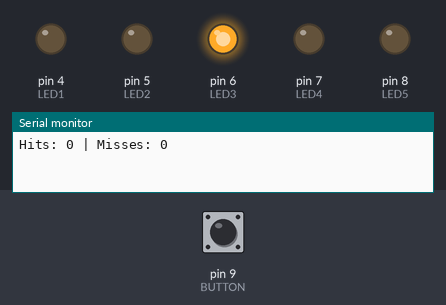
Bench run of a sketch on a simulated Arduino Uno, built with avr-gcc and run on an emulated ATmega328P. Parts: output pins drawn as LEDs (lit = HIGH), the last lines printed to the serial monitor. Inputs (shaded band) come from the test bench; at power-on: pin 9 (BUTTON) HIGH. Random numbers use the default seed unless the sketch sets one.

Above: at 1.25 s.
1.3 s: pin 9 (BUTTON) pulled LOW for 0.15 s
At 2.9 s:
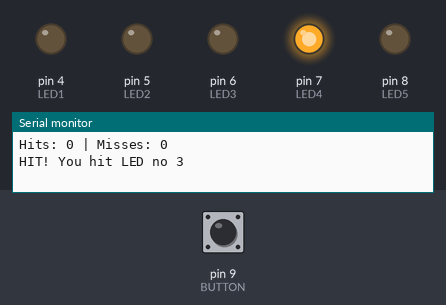
4.3 s: pin 9 (BUTTON) pulled LOW for 1 s
At 5.4 s:
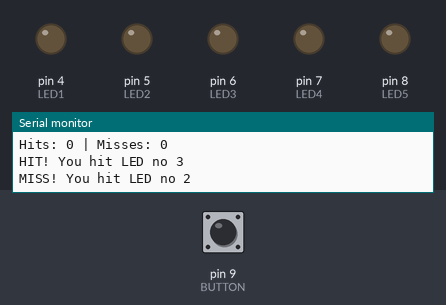
7.3 s: pin 9 (BUTTON) pulled LOW for 3.2 s
At 11.8 s:
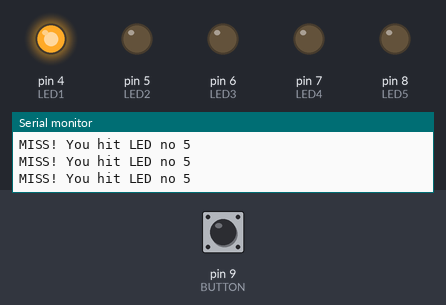
Timing chart, 0 to 18.9 s (numbered marks = the images above; inputs shaded):
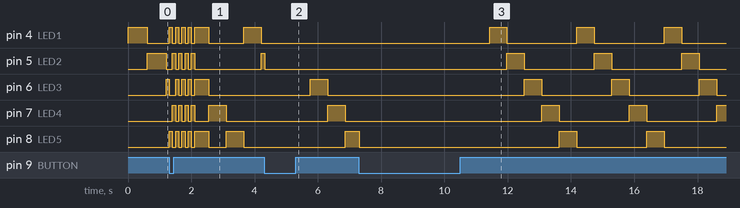

Measured:
- by itself, pin 4 (LED1), pin 5 (LED2), pin 6 (LED3): alternates HIGH for 0.55 s and LOW for 2.2 s

The sketch:

Exercise13_Catch_LED_game.ino
```cpp
const byte LED1 = 4;
const byte LED2 = 5;
const byte LED3 = 6;
const byte LED4 = 7;
const byte LED5 = 8;

const byte BUTTON = 9;

int timeCount = 0;
int LEDcount = 0;
int missCount = 0;
int hitCount = 0;

int blinkInterval = 60;

void setup() {
  // put your setup code here, to run once:
  Serial.begin(9600);

  for (int i = 4; i <= 8; i++){
    pinMode(i, OUTPUT);
  }

  pinMode(BUTTON, INPUT_PULLUP);

}

void loop() {
  // put your main code here, to run repeatedly:

  if(hitCount == 10){
    Serial.println("YOU WIN!");
    FancyLightShow();
    FancyLightShow();
    hitCount = 0;
    missCount = 0;
    blinkInterval = 60;

    Serial.println("");
    Serial.println("-----------------");
    Serial.println("--GAME RESTARTS--");
    Serial.println("-----------------");
    Serial.println("");
  }

  if(timeCount % blinkInterval == 0){
    //Two times a second, change lit LED

    if(hitCount < 8){
      LEDcount++;
      if(LEDcount > 5){
        LEDcount = 1;
        }
      LightLED();
      } else {
      LEDcount = random(1,6);
      LightLED();
      }
  }

  if(timeCount % 2 == 0){
    //Every 20ms, check if button is pressed

    if(digitalRead(BUTTON) == LOW){
      if(LEDcount == 1 || LEDcount == 2 || LEDcount == 4 || LEDcount == 5){
        TurnAllLEDsOff();
        Serial.print("MISS! You hit LED no ");
        Serial.println(LEDcount);
        missCount++;
        delay(1000);
      } else if (LEDcount == 3){

        Serial.print("HIT! You hit LED no ");
        Serial.println(LEDcount);
        hitCount++;
        FancyLightShow();
        blinkInterval = blinkInterval - 5;
      }
    }
  }

  if(timeCount % 500 == 0){
    Serial.print("Hits: ");
    Serial.print(hitCount);
    Serial.print(" | Misses: ");
    Serial.println(missCount);
  }

  timeCount++;
  delay(10); //wait 10ms
}

void LightLED(){

  if(LEDcount == 1){
    TurnAllLEDsOff();
    digitalWrite(LED1, HIGH);
  } else if (LEDcount == 2){
    TurnAllLEDsOff();
    digitalWrite(LED2, HIGH);
  } else if (LEDcount == 3){
    TurnAllLEDsOff();
    digitalWrite(LED3, HIGH);
  } else if (LEDcount == 4){
    TurnAllLEDsOff();
    digitalWrite(LED4, HIGH);
  } else if (LEDcount == 5){
    TurnAllLEDsOff();
    digitalWrite(LED5, HIGH);
  }

}

void TurnAllLEDsOff(){
  digitalWrite(LED1, LOW);
  digitalWrite(LED2, LOW);
  digitalWrite(LED3, LOW);
  digitalWrite(LED4, LOW);
  digitalWrite(LED5, LOW);
}

void FancyLightShow(){
  TurnAllLEDsOff();

  TurnLEDsOn(1,0,0,0,1);
  delay(100);
  TurnLEDsOn(0,1,0,1,0);
  delay(100);
  TurnLEDsOn(1,0,1,0,1);
  delay(100);
  TurnLEDsOn(0,1,0,1,0);
  delay(100);
  TurnLEDsOn(1,0,1,0,1);
  delay(100);
  TurnLEDsOn(0,1,0,1,0);
  delay(100);
  TurnLEDsOn(1,0,1,0,1);
  delay(100);
  TurnLEDsOn(0,1,0,1,0);
  delay(100);
  TurnLEDsOn(1,0,1,0,1);
  delay(100);
}

void TurnLEDsOn(byte one, byte two, byte three, byte four, byte five){
  TurnAllLEDsOff();
  digitalWrite(LED1, one);
  digitalWrite(LED2, two);
  digitalWrite(LED3, three);
  digitalWrite(LED4, four);
  digitalWrite(LED5, five);
}
```
